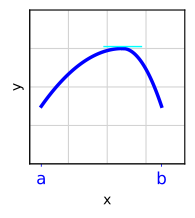

The script that saved this image:
import matplotlib.pyplot as plt
import numpy as np
from matplotlib.ticker import MaxNLocator

fig, ax1 = plt.subplots(figsize=(2, 2))

#Axis limits and grid
plt.ylim(0, 4)
ax1.set_xlim(0, 4) 
ax1.set_xticks(np.arange(0, 5, 1)) 
ax1.grid(True, which='major', color='lightgray', linestyle='-')
ax1.tick_params(axis='x', which='major', length=0, labelbottom=False) #Hides number ticks on xy-axis
ax1.tick_params(axis='y', which='major', length=0, labelleft=False)

#Add a,b to axis
tick_positions = [0.3, 3.4]
tick_labels = ['a', 'b']
ax1.set_xticks(tick_positions, minor=True)
ax1.set_xticklabels(tick_labels, minor=True)
ax1.tick_params(axis='x', which='minor', colors='blue', labelsize=12)

#Peak
h,k = 2.4, 3
y_end = 1.5 #f(a)=f(b) condition of Rolle's

# Mathematically calculate coefficients so they hit y_end at the boundaries
a_left = (y_end - k) / (tick_positions[0] - h)**2
a_right = (y_end - k) / (tick_positions[1] - h)**2

#Generate the curves over the strict interval
x_left = np.linspace(tick_positions[0], h, 100)
y_left = a_left * (x_left - h)**2 + k

x_right = np.linspace(h, tick_positions[1], 100)
y_right = a_right * (x_right - h)**2 + k
ax1.plot(x_left, y_left, color='blue', linewidth=2.5, label='Flat-End Uneven Parabola')
ax1.plot(x_right, y_right, color='blue', linewidth=2.5)

#Draw line
ax1.hlines(3.05, xmin=1.9, xmax=2.9, color="cyan", linewidth=1)

ax1.set_xlabel("x")
ax1.set_ylabel("y")
ax1.axhline(0, color="black", linewidth=0.8)
ax1.axvline(0, color="black", linewidth=0.8)

#Save plot as pdf and show
plt.savefig("images/note16/rolles2.pdf", format="pdf", bbox_inches="tight")
plt.show()
